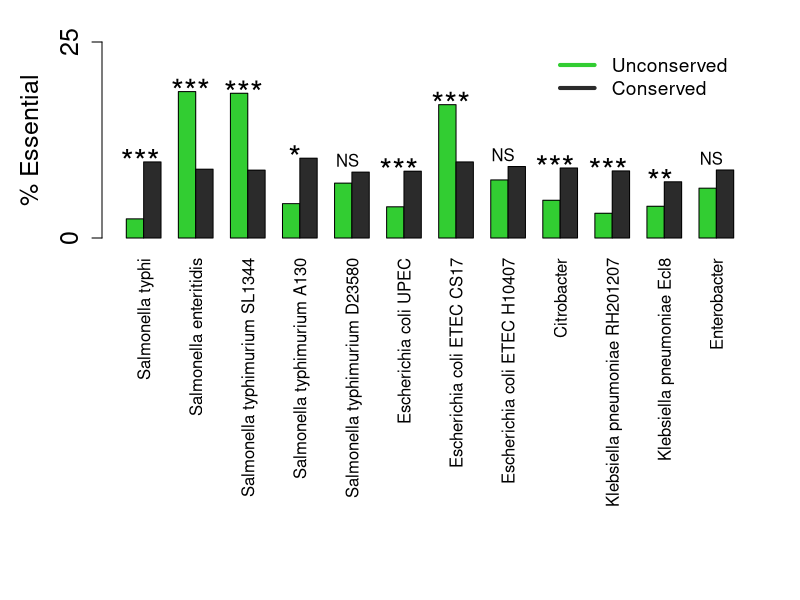

The R source for this figure:
ratios_conserved <- c(8*100/(320+8), 31*100/(135+31), 36*100/(159+36), 11*100/(240+11), 14*100/(186+14), 24*100/(582+21), 100*100/(488+100), 48*100/(600+48), 40*100/(791+40), 40*100/(1228+40), 30*100/(711+30), 41*100/(604+41))
ratios_unconserved <- c(385*100/(3583+385), 363*100/(3772+363), 376*100/(3968+376), 427*100/(3767+427), 361*100/(3934+361), 354*100/(3800+354), 395*100/(3677+395), 374*100/(3728+374), 371*100/(3783+371), 376*100/(4018+376), 305*100/(3949+305), 267*100/(2811+267))
ratios <- rbind(ratios_conserved,ratios_unconserved)
p_values <- c(7.323e-07, 8.904e-05, 3.020307e-05, 0.001477236, 0.6000692, 3.70441e-05, 4.325686e-07, 0.1807112, 2.494271e-05, 2.776819e-12, 0.001383878, 0.05882195)
names <- c("Salmonella typhi", "Salmonella enteritidis", "Salmonella typhimurium SL1344", "Salmonella typhimurium A130",
           "Salmonella typhimurium D23580", "Escherichia coli UPEC", "Escherichia coli ETEC CS17", "Escherichia coli ETEC H10407",
           "Citrobacter", "Klebsiella pneumoniae RH201207", "Klebsiella pneumoniae Ecl8", "Enterobacter")
names(p_values) <- names
colnames(ratios) <- names
mar.default <- c(5,4,2,2) + 0.1
par(mar = mar.default + c(13, 1, 0, 0))
barplot(ratios, beside=TRUE,ylim=c(0,25),col=c("limegreen","gray17"), las=2, ylab="% Essential", cex.lab = 1.5, axes=FALSE)
axis(2, at=c(0,25), cex.axis=1.5)
text(1.8, max(ratios[,1])+1, "***", cex=2)
text(4.7, max(ratios[,2])+1, "***", cex=2)
text(7.75, max(ratios[,3])+1, "***", cex=2)
text(10.7, max(ratios[,4])+1, "*", cex=2)
text(13.75, max(ratios[,5])+1.5, "NS", cex=1)
text(16.7, max(ratios[,6])+1, "***", cex=2)
text(19.7, max(ratios[,7])+1, "***", cex=2)
text(22.7, max(ratios[,8])+1.5, "NS", cex=1)
text(25.7, max(ratios[,9])+1, "***", cex=2)
text(28.75, max(ratios[,10])+1, "***", cex=2)
text(31.75, max(ratios[,11])+1, "**", cex=2)
text(34.7, max(ratios[,12])+1.5, "NS", cex=1)
legend(25,25, legend=c("Unconserved","Conserved"), lty=c(1,1), lwd=c(4,4),cex=1.15, col=c("limegreen","gray17"), bty="n")